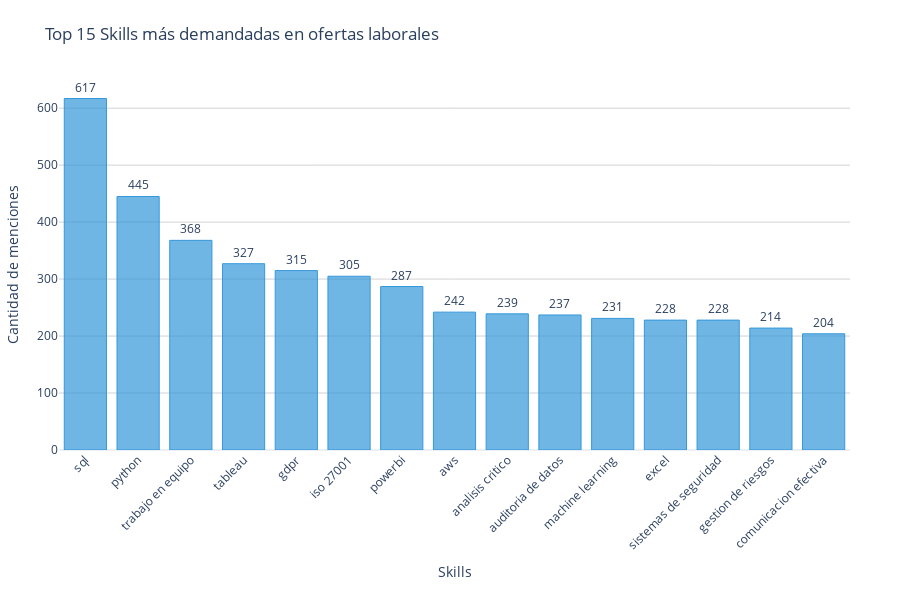

Notebook source saved alongside this figure:
### Code cell
pipeline = [
        { "$unwind": "$Skills" },
        { "$group": { "_id": "$Skills", "count": { "$sum": 1 } } },
        { "$sort": { "count": -1 } },
        { "$limit": 15 }
    ]

# Ejecutar la consulta y convertir a DataFrame
skills = list(coleccion.aggregate(pipeline))
df_skills = pd.DataFrame(skills)

# Renombrar columnas
df_skills.columns = ["Skill", "Frecuencia"]


# Extraer los valores
skills_names = [skill["_id"] for skill in skills]
skills_counts = [skill["count"] for skill in skills]

# Crear la figura en Plotly
fig = go.Figure()

fig.add_trace(go.Bar(
    x=skills_names,
    y=skills_counts,
    text=skills_counts,
    textposition='outside',
    marker=dict(color='rgba(52, 152, 219, 0.7)', line=dict(color='rgba(52, 152, 219, 1.0)', width=1))
))

# Configuración del diseño
fig.update_layout(
    title="Top 15 Skills más demandadas en ofertas laborales",
    xaxis_title="Skills",
    yaxis_title="Cantidad de menciones",
    template="plotly_white",
    xaxis=dict(tickangle=-45),
    yaxis=dict(showgrid=True, gridcolor='lightgrey'),
    margin=dict(l=50, r=50, t=80, b=150),
    height=600
)

# Mostrar el gráfico
fig.show()

### Figure 1 — Plotly figure (JSON) as saved in the notebook; plotly's stock layout.template omitted (floating-point values rounded to 4 significant figures)
{"data": [{"marker": {"color": "rgba(52, 152, 219, 0.7)", "line": {"color": "rgba(52, 152, 219, 1.0)", "width": 1}}, "text": ["617", "445", "368", "327", "315", "305", "287", "242", "239", "237", "231", "228", "228", "214", "204"], "textposition": "outside", "type": "bar", "x": ["sql", "python", "trabajo en equipo", "tableau", "gdpr", "iso 27001", "powerbi", "aws", "analisis critico", "auditoria de datos", "machine learning", "excel", "sistemas de seguridad", "gestion de riesgos", "comunicacion efectiva"], "y": [617, 445, 368, 327, 315, 305, 287, 242, 239, 237, 231, 228, 228, 214, 204]}], "layout": {"height": 600, "margin": {"b": 150, "l": 50, "r": 50, "t": 80}, "title": {"text": "Top 15 Skills más demandadas en ofertas laborales"}, "xaxis": {"tickangle": -45, "title": {"text": "Skills"}}, "yaxis": {"gridcolor": "lightgrey", "showgrid": true, "title": {"text": "Cantidad de menciones"}}}}
